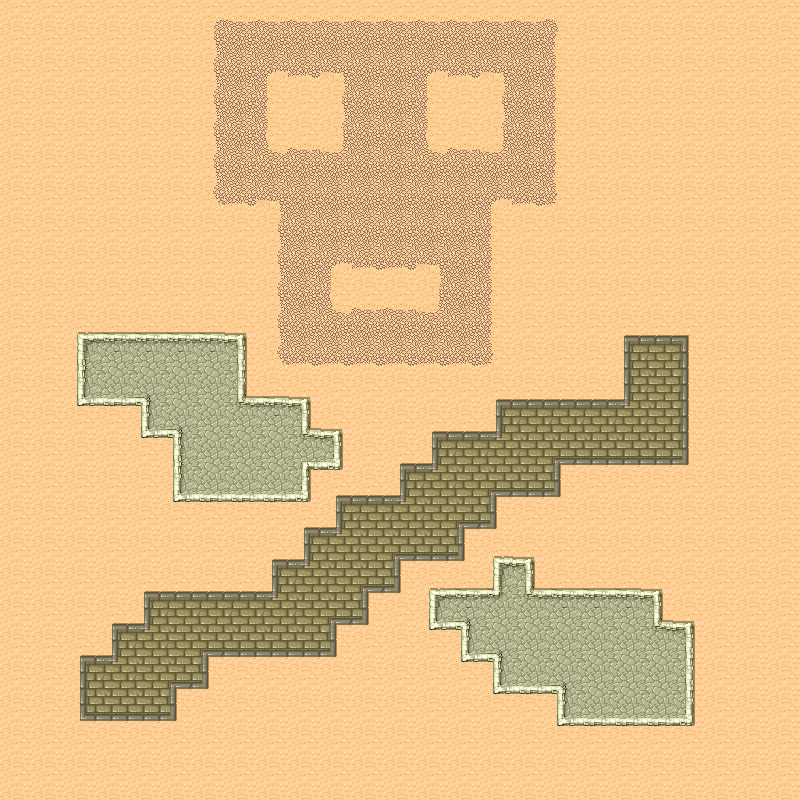

This is a level from a 2D game, rendered from its Tiled map with the project's own tilesets. A one-line summary and the map file follow, with tile-layer data summarised:
An orthogonal 25x25 tile map with 32x32 px tiles, 1 tile layer (Tile Layer 1), 1 hidden layer not drawn.

<map version="1.0" orientation="orthogonal" renderorder="right-down" width="25" height="25" tilewidth="32" tileheight="32" nextobjectid="1">
 <tileset firstgid="1" name="Pussyy" tilewidth="32" tileheight="32" spacing="1" margin="1" tilecount="48">
  <image source="tmw_desert_spacing.png" width="265" height="199" />
  <terraintypes>
   <terrain name="Brick" tile="-1" />
   <terrain name="Rock" tile="-1" />
   <terrain name="Dirt" tile="-1" />
   <terrain name="Desert" tile="-1" />
  </terraintypes>
  <tile id="0" terrain="3,3,3,0" />
  <tile id="1" terrain="3,3,0,0" />
  <tile id="2" terrain="3,3,0,3" />
  <tile id="3" terrain="2,2,2,3" />
  <tile id="4" terrain="2,2,3,2" />
  <tile id="5" terrain="3,3,3,2" />
  <tile id="6" terrain="3,3,2,2" />
  <tile id="7" terrain="3,3,2,3" />
  <tile id="8" terrain="3,0,3,0" />
  <tile id="9" terrain="0,0,0,0" />
  <tile id="10" terrain="0,3,0,3" />
  <tile id="11" terrain="2,3,2,2" />
  <tile id="12" terrain="3,2,2,2" />
  <tile id="13" terrain="3,2,3,2" />
  <tile id="14" terrain="2,2,2,2" />
  <tile id="15" terrain="2,3,2,3" />
  <tile id="16" terrain="3,0,3,3" />
  <tile id="17" terrain="0,0,3,3" />
  <tile id="18" terrain="0,3,3,3" />
  <tile id="19" terrain="0,0,0,3" />
  <tile id="20" terrain="0,0,3,0" />
  <tile id="21" terrain="3,2,3,3" />
  <tile id="22" terrain="2,2,3,3" />
  <tile id="23" terrain="2,3,3,3" />
  <tile id="24" terrain="3,3,3,1" />
  <tile id="25" terrain="3,3,1,1" />
  <tile id="26" terrain="3,3,1,3" />
  <tile id="27" terrain="0,3,0,0" />
  <tile id="28" terrain="3,0,0,0" />
  <tile id="29" terrain="3,3,3,3" />
  <tile id="32" terrain="3,1,3,1" />
  <tile id="33" terrain="1,1,1,1" />
  <tile id="34" terrain="1,3,1,3" />
  <tile id="35" terrain="1,1,1,3" />
  <tile id="36" terrain="1,1,3,1" />
  <tile id="40" terrain="3,1,3,3" />
  <tile id="41" terrain="1,1,3,3" />
  <tile id="42" terrain="1,3,3,3" />
  <tile id="43" terrain="1,3,1,1" />
  <tile id="44" terrain="3,1,1,1" />
 </tileset>
 <layer name="Tile Layer 1" width="25" height="25">
  <data>[625 cells, 625 non-empty, 38 distinct tile ids]</data>
 </layer>
 <layer name="invisible" width="25" height="25" visible="0">
  <data>[625 cells, 189 non-empty, 5 distinct tile ids]</data>
 </layer>
</map>
